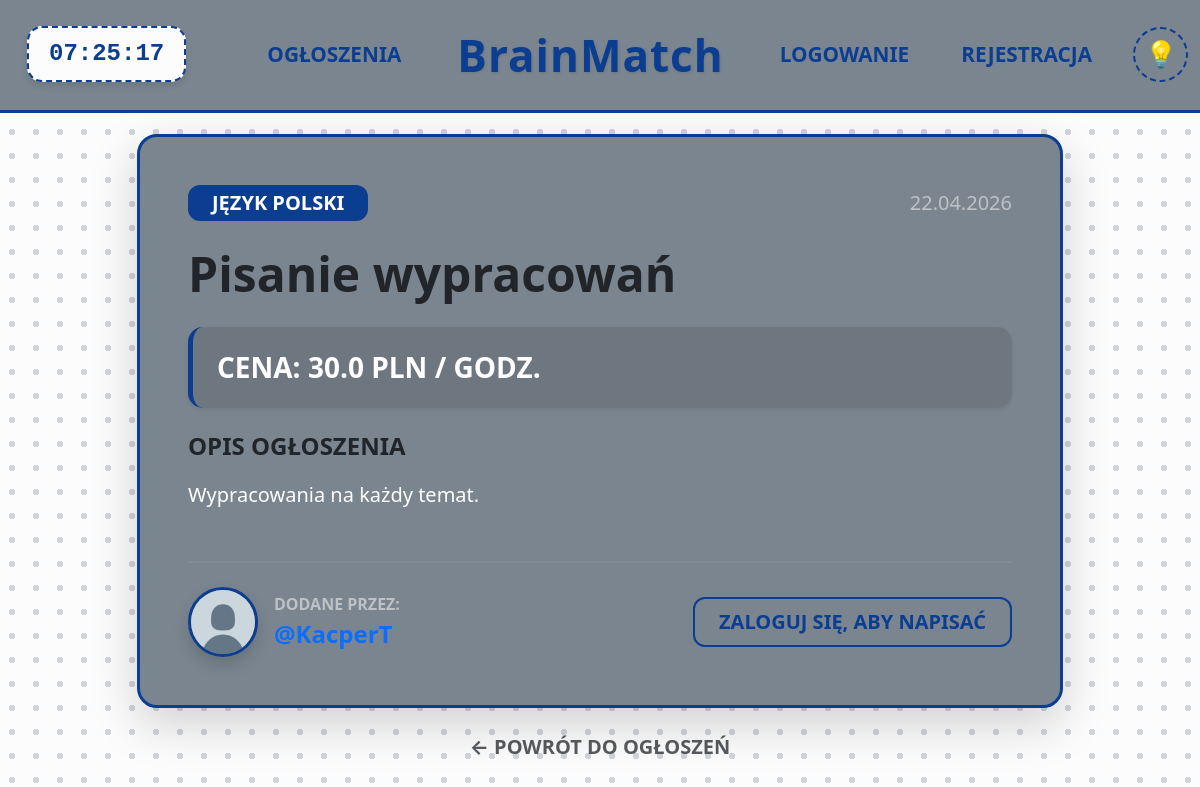
/ad/2, run on an earlier commit of the app's database.
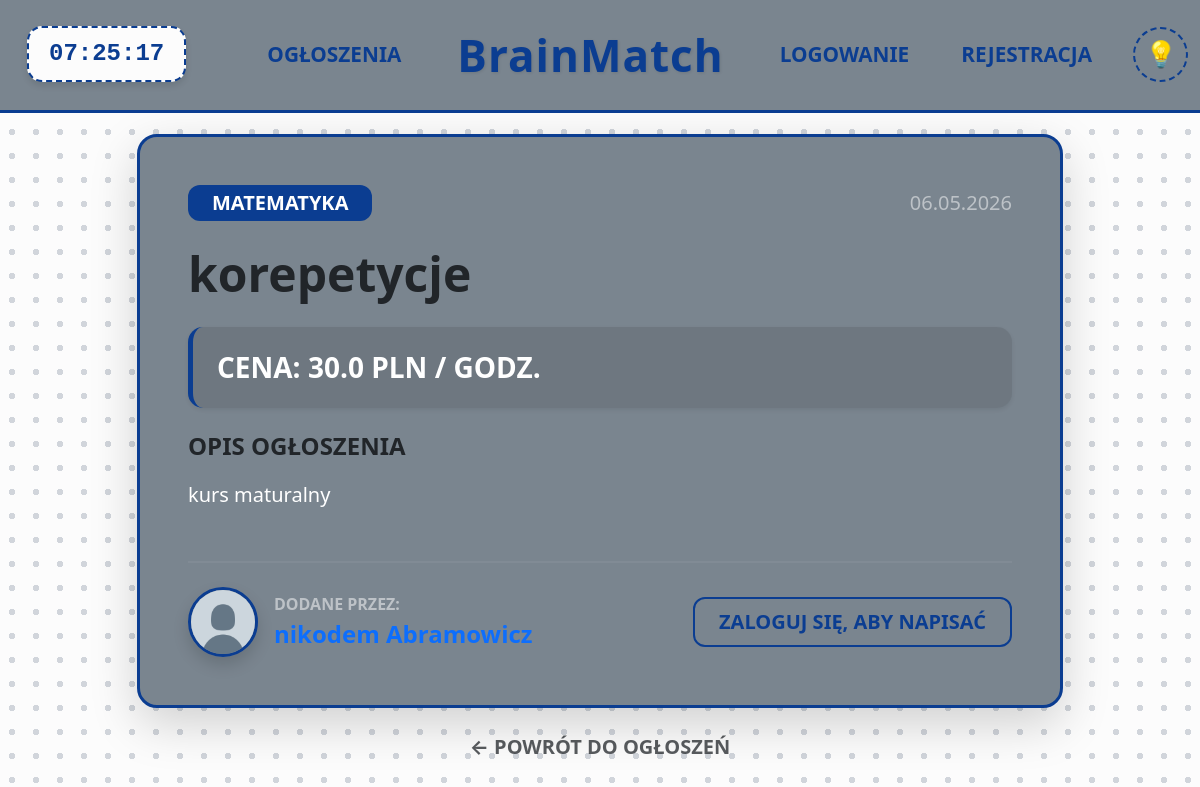
And on a later commit of the database.
### app/models.py (models this page shows, shortened)
class Ad(db.Model):
    id = db.Column(db.Integer, primary_key=True)
    title = db.Column(db.String(100), nullable=False)
    subject = db.Column(db.String(50), nullable=False)
    description = db.Column(db.Text, nullable=False)
    price = db.Column(db.Float, nullable=False)
    date_posted = db.Column(db.DateTime, nullable=False, default=datetime.utcnow)
    user_id = db.Column(db.Integer, db.ForeignKey('user.id'), nullable=False)
    messages = db.relationship('Message', backref='ad', lazy=True, cascade="all, delete-orphan")

class User(db.Model, UserMixin):
    id = db.Column(db.Integer, primary_key=True)
    username = db.Column(db.String(20), unique=True, nullable=False)
    email = db.Column(db.String(120), unique=True, nullable=False)
    password_hash = db.Column(db.String(128), nullable=False) #wergzueg
    role = db.Column(db.String(10), nullable=False, default='student')
    profile_pic = db.Column(db.String(20), nullable=False, default='default_profile.jpg')
    cover_pic = db.Column(db.String(20), nullable=False, default='default_cover.jpg')
    bio = db.Column(db.Text, nullable=True)
    first_name = db.Column(db.String(50), nullable=True)
    last_name = db.Column(db.String(50), nullable=True)
    education = db.Column(db.Text, nullable=True)
    ads = db.relationship('Ad', backref='author', lazy=True)
    messages_sent = db.relationship('Message', foreign_keys='Message.sender_id', backref='author', lazy='dynamic')
    messages_received = db.relationship('Message', foreign_keys='Message.recipient_id', backref='recipient', lazy='dynamic')

### app/main.py (the view)
@main.route('/ad/<int:ad_id>')
def ad_details(ad_id):
    ad = Ad.query.get_or_404(ad_id)
    return render_template('ad_details.html', title=ad.title, ad=ad)

### app/templates/ad_details.html (shortened to what this page needs)
{% extends "base.html" %}
{% block content %}
<div class="row justify-content-center">
    <div class="col-md-10">
        <div class="card shadow-lg border-0" style="background-color: var(--card-bg); border-radius: 20px; border: 3px solid var(--main-accent) !important;">
            <div class="card-body p-5">
                <div class="d-flex justify-content-between align-items-center mb-4">
                    <span class="badge px-4 py-2 fs-5" style="background-color: var(--main-accent); color: var(--text-on-accent); border-radius: 12px;">{{ ad.subject | upper }}</span>
                    <small class="text-white-50 fs-5">{{ ad.date_posted.strftime('%d.%m.%Y') }}</small>
                </div>
                <h1 class="fw-bold mb-4 accent-text" style="font-size: 3rem;">{{ ad.title }}</h1>
                <div class="p-4 mb-4 shadow-sm" style="background-color: rgba(0,0,0,0.1); border-radius: 15px; border-left: 5px solid var(--main-accent);">
                    <h3 class="fw-bold text-white mb-0">CENA: {{ ad.price }} PLN / GODZ.</h3>
                </div>
                <div class="mb-5">
                    <h4 class="fw-bold accent-text mb-3">OPIS OGŁOSZENIA</h4>
                    <p class="fs-5 text-white" style="line-height: 1.8; white-space: pre-line;">{{ ad.description }}</p>
                </div>
                <hr style="border-top: 2px solid rgba(255,255,255,0.2);">
                <div class="d-flex justify-content-between align-items-center mt-4">
                    <div class="d-flex align-items-center">
                        <a href="{{ url_for('main.view_profile', username=ad.author.username) }}">
                            <img src="{{ url_for('static', filename='profile_pics/' + ad.author.profile_pic) }}"
                                 class="rounded-circle me-3 shadow"
                                 style="width: 70px; height: 70px; object-fit: cover; border: 3px solid var(--main-accent);">
                        </a>
                        <div>
                            <span class="d-block fw-bold text-white-50">DODANE PRZEZ:</span>
                            <a href="{{ url_for('main.view_profile', username=ad.author.username) }}" class="text-decoration-none fw-bold fs-4 accent-text profile-link">
                                {% if ad.author.first_name and ad.author.last_name %}
                                    {{ ad.author.first_name }} {{ ad.author.last_name }}
                                {% else %}
                                    @{{ ad.author.username }}
                                {% endif %}
                            </a>
                        </div>
                    </div>
                    <div>
                        {% if current_user.is_authenticated %}
                            {% if current_user != ad.author %}
                                <a href="{{ url_for('main.chat_with', user_id=ad.author.id, ad_id=ad.id) }}" class="btn btn-lg fw-bold shadow-sm px-4 py-3" style="background-color: var(--main-accent); color: var(--text-on-accent); border-radius: 15px;">
                                    ✉️ NAPISZ W SPRAWIE OGŁOSZENIA
                                </a>
                            {% endif %}
                        {% else %}
                            <a href="{{ url_for('auth.login') }}" class="btn btn-lg fw-bold px-4" style="border: 2px solid var(--main-accent); color: var(--main-accent); border-radius: 12px;">ZALOGUJ SIĘ, ABY NAPISAĆ</a>
                        {% endif %}
                    </div>
                </div>
            </div>
        </div>
        <div class="mt-4 text-center">
            <a href="{{ url_for('main.ads') }}" class="text-decoration-none fw-bold text-muted fs-5 transition-link">&larr; POWRÓT DO OGŁOSZEŃ</a>
        </div>
    </div>
</div>
{% endblock %}

What changed in the data, as far as the page shows it:
changed Ad: subject "JĘZYK POLSKI" → "MATEMATYKA"; date_posted "22.04.2026" → "06.05.2026"; title "Pisanie wypracowań" → "korepetycje"; description "Wypracowania na każdy temat." → "kurs maturalny"
changed User: author.first_name (not shown) → "nikodem"; author.last_name (not shown) → "Abramowicz"; author.username "KacperT" → (not shown)
